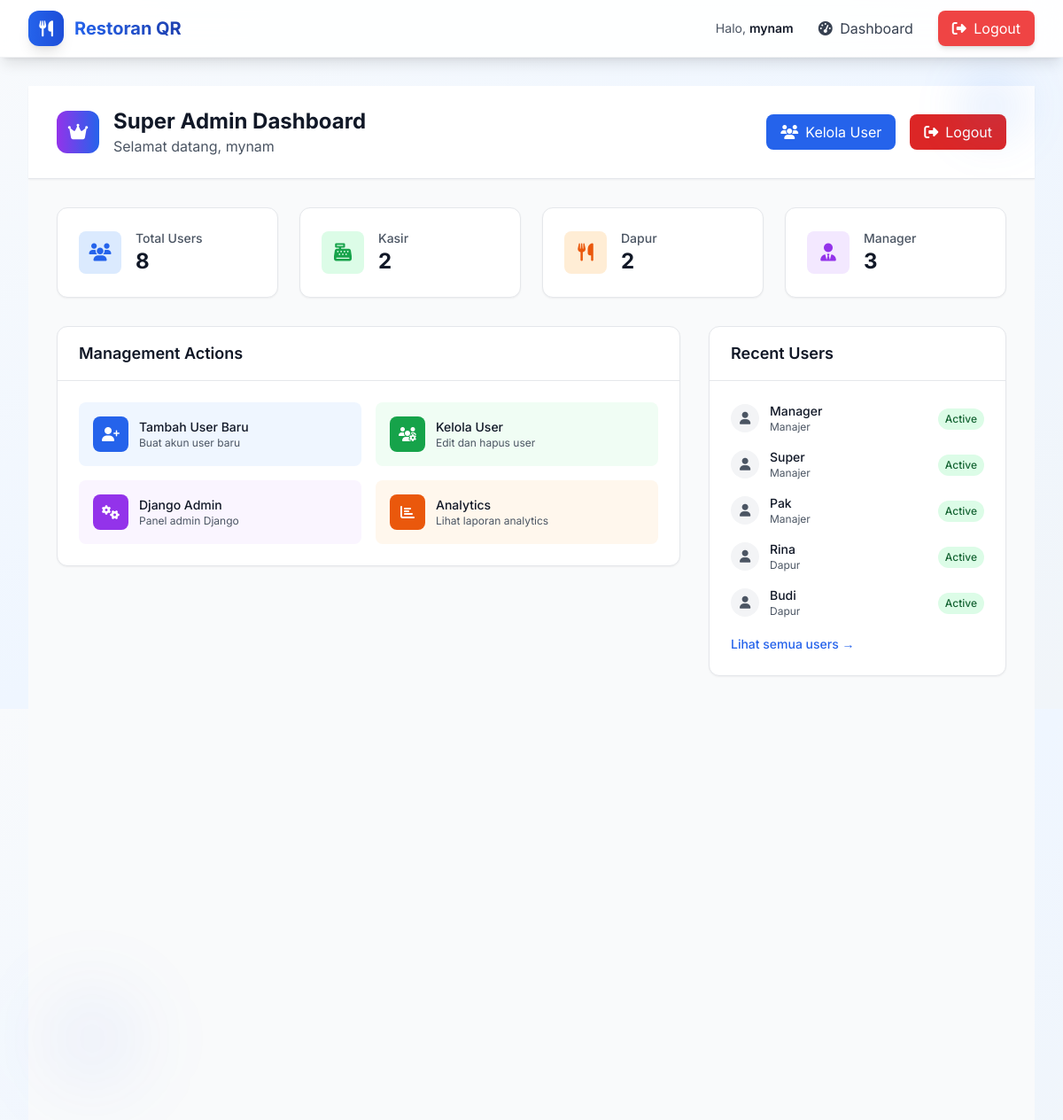
The page /auth/admin-dashboard/ (signed in) on the database its author committed.
### authentication/models.py (models this page shows, shortened)
class UserProfile(models.Model):
    USER_TYPES = [
        ('SUPERADMIN', 'Super Admin'),
        ('KASIR', 'Kasir'),
        ('DAPUR', 'Dapur'),
        ('MANAJER', 'Manajer'),
    ]
    user = models.OneToOneField(User, on_delete=models.CASCADE)
    user_type = models.CharField(max_length=15, choices=USER_TYPES)
    phone_number = models.CharField(max_length=15, blank=True, null=True)
    is_active = models.BooleanField(default=True)
    created_at = models.DateTimeField(auto_now_add=True)
    updated_at = models.DateTimeField(auto_now=True)
    class Meta:
        verbose_name = "Profile Pengguna"
        verbose_name_plural = "Profile Pengguna"

### authentication/views.py (the view, shortened to what this page needs)
    def _wrapped_view(request, *args, **kwargs):
        if not request.user.is_authenticated:
            return redirect('authentication:login')
        if request.user.is_superuser:
            return view_func(request, *args, **kwargs)

### authentication/views.py (called while the page is built, shortened)
def superadmin_required(view_func):
    def _wrapped_view(request, *args, **kwargs):
        if not request.user.is_authenticated:
            return redirect('authentication:login')
        if request.user.is_superuser:
            return view_func(request, *args, **kwargs)
    return _wrapped_view

@login_required
@superadmin_required
def admin_dashboard(request):
    total_users = User.objects.count()
    total_kasir = UserProfile.objects.filter(user_type='KASIR').count()
    total_dapur = UserProfile.objects.filter(user_type='DAPUR').count()
    total_manajer = UserProfile.objects.filter(user_type='MANAJER').count()
    recent_users = UserProfile.objects.select_related('user').order_by('-created_at')[:5]
    context = {
        'total_users': total_users,
        'total_kasir': total_kasir,
        'total_dapur': total_dapur,
        'total_manajer': total_manajer,
        'recent_users': recent_users,
    }
    return render(request, 'authentication/admin_dashboard.html', context)

### templates/authentication/admin_dashboard.html (shortened to what this page needs)
{% extends 'base.html' %}
{% block content %}
<div class="min-h-screen bg-gray-50">
    <div class="bg-white shadow-sm border-b">
        <div class="max-w-7xl mx-auto px-4 sm:px-6 lg:px-8">
            <div class="flex justify-between items-center py-6">
                <div class="flex items-center">
                    <div class="flex items-center justify-center w-12 h-12 bg-gradient-to-r from-purple-600 to-blue-600 rounded-xl mr-4">
                        <i class="fas fa-crown text-white text-xl"></i>
                    </div>
                    <div>
                        <h1 class="text-2xl font-bold text-gray-900">Super Admin Dashboard</h1>
                        <p class="text-gray-600">Selamat datang, {{ user.first_name|default:user.username }}</p>
                    </div>
                </div>
                <div class="flex items-center space-x-4">
                    <a href="{% url 'authentication:user_management' %}"
                       class="bg-blue-600 hover:bg-blue-700 text-white px-4 py-2 rounded-lg flex items-center transition-colors">
                        <i class="fas fa-users mr-2"></i>
                        Kelola User
                    </a>
                    <a href="{% url 'authentication:logout' %}"
                       class="bg-red-600 hover:bg-red-700 text-white px-4 py-2 rounded-lg flex items-center transition-colors">
                        <i class="fas fa-sign-out-alt mr-2"></i>
                        Logout
                    </a>
                </div>
            </div>
        </div>
    </div>
    <div class="max-w-7xl mx-auto px-4 sm:px-6 lg:px-8 py-8">
        <div class="grid grid-cols-1 md:grid-cols-4 gap-6 mb-8">
            <div class="bg-white rounded-xl shadow-sm p-6 border border-gray-200">
                <div class="flex items-center">
                    <div class="flex items-center justify-center w-12 h-12 bg-blue-100 rounded-lg">
                        <i class="fas fa-users text-blue-600 text-xl"></i>
                    </div>
                    <div class="ml-4">
                        <p class="text-sm font-medium text-gray-600">Total Users</p>
                        <p class="text-2xl font-bold text-gray-900">{{ total_users }}</p>
                    </div>
                </div>
            </div>
            <div class="bg-white rounded-xl shadow-sm p-6 border border-gray-200">
                <div class="flex items-center">
                    <div class="flex items-center justify-center w-12 h-12 bg-green-100 rounded-lg">
                        <i class="fas fa-cash-register text-green-600 text-xl"></i>
                    </div>
                    <div class="ml-4">
                        <p class="text-sm font-medium text-gray-600">Kasir</p>
                        <p class="text-2xl font-bold text-gray-900">{{ total_kasir }}</p>
                    </div>
                </div>
            </div>
            <div class="bg-white rounded-xl shadow-sm p-6 border border-gray-200">
                <div class="flex items-center">
                    <div class="flex items-center justify-center w-12 h-12 bg-orange-100 rounded-lg">
                        <i class="fas fa-utensils text-orange-600 text-xl"></i>
                    </div>
                    <div class="ml-4">
                        <p class="text-sm font-medium text-gray-600">Dapur</p>
                        <p class="text-2xl font-bold text-gray-900">{{ total_dapur }}</p>
                    </div>
                </div>
            </div>
            <div class="bg-white rounded-xl shadow-sm p-6 border border-gray-200">
                <div class="flex items-center">
                    <div class="flex items-center justify-center w-12 h-12 bg-purple-100 rounded-lg">
                        <i class="fas fa-user-tie text-purple-600 text-xl"></i>
                    </div>
                    <div class="ml-4">
                        <p class="text-sm font-medium text-gray-600">Manager</p>
                        <p class="text-2xl font-bold text-gray-900">{{ total_manajer }}</p>
                    </div>
                </div>
            </div>
        </div>
        <div class="grid grid-cols-1 lg:grid-cols-3 gap-8">
            <div class="lg:col-span-2">
                <div class="bg-white rounded-xl shadow-sm border border-gray-200">
                    <div class="px-6 py-4 border-b border-gray-200">
                        <h3 class="text-lg font-semibold text-gray-900">Management Actions</h3>
                    </div>
                    <div class="p-6">
                        <div class="grid grid-cols-1 md:grid-cols-2 gap-4">
                            <a href="{% url 'authentication:create_user' %}"
                               class="flex items-center p-4 bg-blue-50 hover:bg-blue-100 rounded-lg transition-colors group">
                                <div class="flex items-center justify-center w-10 h-10 bg-blue-600 rounded-lg group-hover:scale-110 transition-transform">
                                    <i class="fas fa-user-plus text-white"></i>
                                </div>
                                <div class="ml-3">
                                    <p class="text-sm font-medium text-gray-900">Tambah User Baru</p>
                                    <p class="text-xs text-gray-600">Buat akun user baru</p>
                                </div>
                            </a>
                            <a href="{% url 'authentication:user_management' %}"
                               class="flex items-center p-4 bg-green-50 hover:bg-green-100 rounded-lg transition-colors group">
                                <div class="flex items-center justify-center w-10 h-10 bg-green-600 rounded-lg group-hover:scale-110 transition-transform">
                                    <i class="fas fa-users-cog text-white"></i>
                                </div>
                                <div class="ml-3">
                                    <p class="text-sm font-medium text-gray-900">Kelola User</p>
                                    <p class="text-xs text-gray-600">Edit dan hapus user</p>
                                </div>
                            </a>
                            <a href="/admin/"
                               class="flex items-center p-4 bg-purple-50 hover:bg-purple-100 rounded-lg transition-colors group">
                                <div class="flex items-center justify-center w-10 h-10 bg-purple-600 rounded-lg group-hover:scale-110 transition-transform">
                                    <i class="fas fa-cogs text-white"></i>
                                </div>
                                <div class="ml-3">
                                    <p class="text-sm font-medium text-gray-900">Django Admin</p>
                                    <p class="text-xs text-gray-600">Panel admin Django</p>
                                </div>
                            </a>
                            <a href="{% url 'menu:analytics' %}"
                               class="flex items-center p-4 bg-orange-50 hover:bg-orange-100 rounded-lg transition-colors group">
                                <div class="flex items-center justify-center w-10 h-10 bg-orange-600 rounded-lg group-hover:scale-110 transition-transform">
                                    <i class="fas fa-chart-bar text-white"></i>
                                </div>
                                <div class="ml-3">
                                    <p class="text-sm font-medium text-gray-900">Analytics</p>
                                    <p class="text-xs text-gray-600">Lihat laporan analytics</p>
                                </div>
                            </a>
                        </div>
                    </div>
                </div>
            </div>
            <div class="bg-white rounded-xl shadow-sm border border-gray-200">
                <div class="px-6 py-4 border-b border-gray-200">
                    <h3 class="text-lg font-semibold text-gray-900">Recent Users</h3>
                </div>
                <div class="p-6">
                    {% if recent_users %}
                        <div class="space-y-4">
                            {% for user_profile in recent_users %}
                            <div class="flex items-center">
                                <div class="flex items-center justify-center w-8 h-8 bg-gray-100 rounded-full">
                                    <i class="fas fa-user text-gray-600 text-sm"></i>
                                </div>
                                <div class="ml-3">
                                    <p class="text-sm font-medium text-gray-900">
                                        {{ user_profile.user.first_name|default:user_profile.user.username }}
                                    </p>
                                    <p class="text-xs text-gray-600">{{ user_profile.get_user_type_display }}</p>
                                </div>
                                <div class="ml-auto">
                                    {% if user_profile.is_active %}
                                        <span class="inline-flex items-center px-2 py-1 rounded-full text-xs font-medium bg-green-100 text-green-800">
                                            Active
                                        </span>
                                    {% else %}
                                        <span class="inline-flex items-center px-2 py-1 rounded-full text-xs font-medium bg-red-100 text-red-800">
                                            Inactive
                                        </span>
                                    {% endif %}
                                </div>
                            </div>
                            {% endfor %}
                        </div>
                        <div class="mt-4">
                            <a href="{% url 'authentication:user_management' %}"
                               class="text-blue-600 hover:text-blue-800 text-sm font-medium">
                                Lihat semua users →
                            </a>
                        </div>
                    {% else %}
                        <p class="text-gray-500 text-sm">Belum ada user yang terdaftar</p>
                    {% endif %}
                </div>
            </div>
        </div>
    </div>
</div>
{% endblock %}

### templates/base.html (shortened to what this page needs)
<!DOCTYPE html>
<html lang="id">
<head>
    <script src="https://cdn.tailwindcss.com"></script>
    <link rel="stylesheet" href="https://cdnjs.cloudflare.com/ajax/libs/font-awesome/6.4.0/css/all.min.css">
</head>
<body class="bg-gradient-to-br from-slate-50 via-blue-50 to-slate-100 min-h-screen font-sans">
    <nav class="bg-white/90 backdrop-blur-lg border-b border-gray-200/50 sticky top-0 z-50 shadow-lg">
        <div class="max-w-7xl mx-auto px-4 sm:px-6 lg:px-8">
            <div class="flex justify-between items-center h-16">                <div class="flex items-center">
                    <a href="{% url 'home' %}" class="flex items-center space-x-3 text-gray-900 hover:text-blue-600 transition-colors duration-300">
                        <div class="w-10 h-10 bg-gradient-to-r from-blue-600 to-blue-700 rounded-xl flex items-center justify-center shadow-lg">
                            <i class="fas fa-utensils text-white text-lg"></i>
                        </div>
                        <span class="text-xl font-bold bg-gradient-to-r from-blue-600 to-blue-800 bg-clip-text text-transparent">
                        </span>
                    </a>
                </div>
                <div class="flex items-center space-x-4">
                    {% if user.is_authenticated %}
                        <div class="flex items-center space-x-4">
                            <span class="text-sm text-gray-600">
                                Halo, <span class="font-semibold text-gray-900">{{ user.get_full_name|default:user.username }}</span>
                            </span>                            <a href="{% url 'authentication:dashboard' %}" class="text-gray-700 hover:text-blue-600 px-3 py-2 rounded-lg hover:bg-blue-50 transition-colors duration-200">
                                <i class="fas fa-tachometer-alt mr-1"></i>
                                Dashboard
                            </a>
                            <a href="{% url 'authentication:logout' %}" class="bg-red-500 hover:bg-red-600 text-white px-4 py-2 rounded-lg transition-colors duration-200 shadow-md hover:shadow-lg">
                                <i class="fas fa-sign-out-alt mr-1"></i>
                                Logout
                            </a>
                        </div>
                    {% endif %}
                </div>
            </div>
        </div>
    </nav>
    <main class="max-w-7xl mx-auto px-4 sm:px-6 lg:px-8 py-8">
        <div class="animate-fade-in">
            {% block content %}{% endblock %}
        </div>
    </main>
    <div class="fixed top-20 right-10 w-20 h-20 bg-blue-500/10 rounded-full blur-xl floating-element"></div>
    <div class="fixed bottom-20 left-10 w-32 h-32 bg-blue-600/5 rounded-full blur-2xl floating-element" style="animation-delay: 1s;"></div>
</body>
</html>

### templates/base.html (style rules this page uses)
.floating-element { animation: float 3s ease-in-out infinite; }

### rows shown on the page
UserProfile: user.first_name "Manager", user_type "Manajer", is_active "Active"
UserProfile: user.first_name "Super", user_type "Manajer", is_active "Active"
UserProfile: user.first_name "Pak", user_type "Manajer", is_active "Active"
UserProfile: user.first_name "Rina", user_type "Dapur", is_active "Active"
UserProfile: user.first_name "Budi", user_type "Dapur", is_active "Active"

### other values the page prints
{{ user.get_full_name|default:user.username }} "mynam"
{{ user.first_name|default:user.username }} "mynam"
{{ total_users }} "8"
{{ total_kasir }} "2"
{{ total_dapur }} "2"
{{ total_manajer }} "3"
